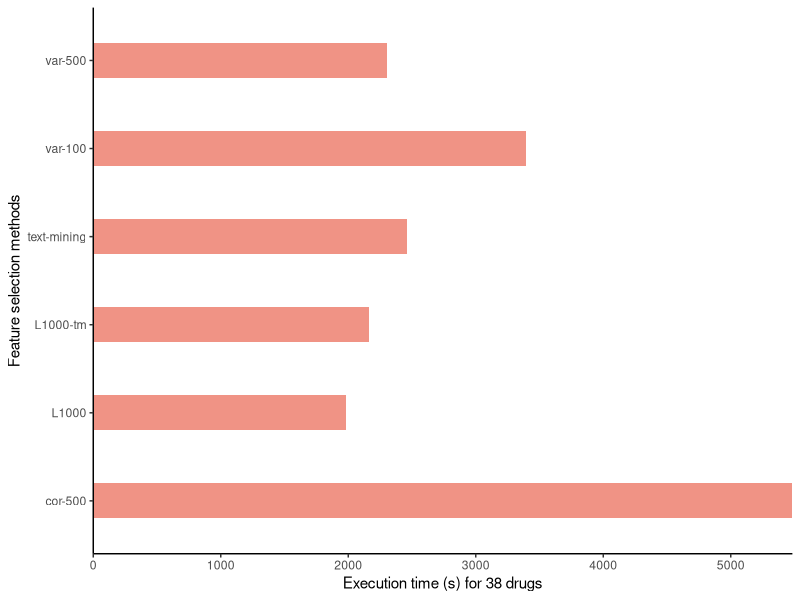

Write R code to recreate this figure.
library(ggplot2)
library(ggpubr)
library(ggsci)
library(readxl)
df <- read_xlsx("./result/Supplementary-data-2-performance-indexes.xlsx", sheet = "execution times")
df <- df[df$"Machine learning method" == "DeepLearning", ]
df <- df[order(df$`Execution time (s) for 38 drugs`), ]
p <- ggplot(df, aes(
  x = `feature selection method`,
  y = `Execution time (s) for 38 drugs`
)) +
  geom_bar(
    stat = "identity", fill = "#E64B35FF",
    alpha = .6, width = .4
  ) +
  xlab("Feature selection methods") +
  coord_flip() +
  scale_y_continuous(expand = c(0, 0)) +
  theme_classic()
# theme(axis.title.x = element_text())
pdf("./result/exeuction-times-ml.pdf", height = 3, width = 4)
plot(p)
dev.off()
# "#f68060",
